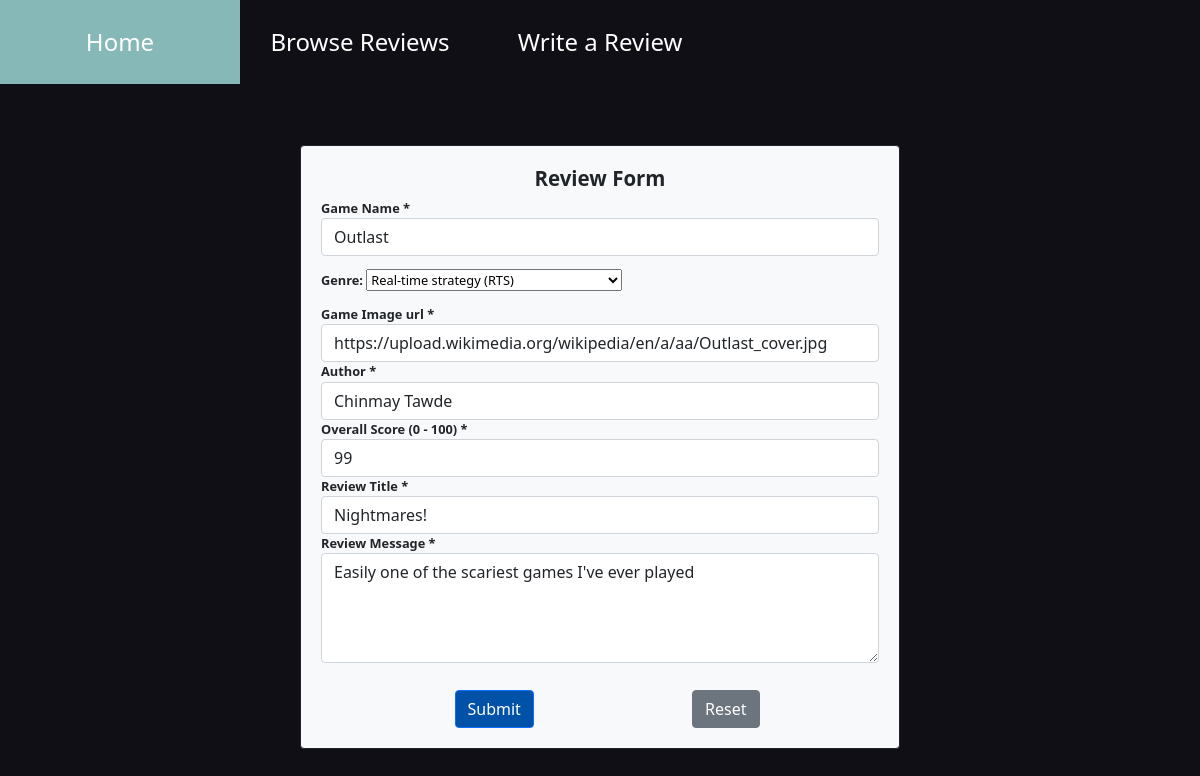
The app's page /update/6 with its own data.
### tables this page shows
CREATE TABLE "game_reviews" (
	"id"	INTEGER,
	"name"	TEXT NOT NULL,
	"genre"	TEXT,
	"image_url"	TEXT,
	"author"	TEXT NOT NULL,
	"review_date"	TEXT,
	"review_title"	TEXT NOT NULL,
	"review_message"	TEXT NOT NULL,
	"overall_score"	NUMERIC,
	PRIMARY KEY("id")
);

### update.py (the view, shortened to what this page needs)
class Update(MethodView):
    def get(self, id):
        model = gbmodel.get_model()
        row = model.selectById(id)
        review = dict(review_id = row[0], gameName = row[1], genre = row[2], image_url = row[3], author = row[4],  review_date = row[5],
                    review_title = row[6], review_message = row[7], overall_score = row[8])
        return render_template('update.html', review=review)

### gbmodel/__init__.py (called while the page is built)
def get_model():
    return appmodel

### gbmodel/model_sqlite3.py (called while the page is built)
    def selectById(self, id):
        connection = sqlite3.connect(DB_FILE)
        cursor = connection.cursor()
        params = {'id': id}
        cursor.execute("SELECT id, name, genre, image_url, author, review_date, review_title, review_message, overall_score FROM game_reviews WHERE id = :id", params)
        return cursor.fetchone()

### templates/update.html (shortened to what this page needs)
{% extends "layout.html" %}
{% block content %}
    <div class="row justify-content-center formContainer">
        <form class="border border-dark rounded" action="{{ url_for('update') }}" method="post">
          <h1 class="mb-2"> <strong>Review Form</strong> </h1>
          <div class="form-group">
            <label for="gameName"> <b>Game Name *</b> </label>
            <input type="text" class="form-control col-lg-12" id="gameName" name="gameName" value="{{review.gameName}}" required>
          </div>
          <div class="form-group">
            <label class="genreLabel" for="genre"> <b>Genre:</b> </label>
            <select name="genre" id="genre" value="{{review.genre}}">
              <option value="Real-time strategy (RTS)">Real-time strategy (RTS)</option>
            </select>
          </div>
          <div class="form-group">
            <label for="imageUrl"><b>Game Image url *</b> </label>
            <input type="text" class="form-control" id="imageUrl" name="image_url" value="{{review.image_url}}" required>
          </div>
          <div class="form-group">
            <label for="author"> <b>Author *</b> </label>
            <input type="text" class="form-control col-lg-12" id="author" name="author" value="{{review.author}}" required>
          </div>
          <div class="form-group">
            <label for="overall_score"> <b>Overall Score (0 - 100) *</b> </label>
            <input type="number" min="0" max ="100" class="form-control col-lg-12" id="overall_score" name="overall_score" value="{{review.overall_score}}" required>
          </div>
          <div class="form-group">
            <label for="reviewTitle"> <b>Review Title *</b> </label>
            <input type="text" class="form-control col-lg-12" id="reviewTitle" name="review_title" value="{{review.review_title}}" required>
          </div>
          <div class="form-group">
            <label for="reviewArea"><b>Review Message *</b> </label>
            <textarea class="form-control" id="reviewArea" rows="4" name="review_message" required>{{review.review_message}}</textarea>
          </div>
          <div class="form-group row">
            <div class="col">
              <button type="submit" value="Update" class="btn btn-primary btn-block">Submit</button>
            </div>
            <div class="col">
              <button type="reset" class="btn btn-secondary btn-block">Reset</button>
            </div>
          </div>
        </form>
      </div>
{% endblock %}

### templates/layout.html (shortened to what this page needs)
<!doctype html>
<html>
<link rel=stylesheet type=text/css href="{{ url_for('static', filename='style.css') }}">
<link rel=stylesheet type=text/css href="https://cdn.jsdelivr.net/npm/bootstrap@5.1.3/dist/css/bootstrap.min.css" rel="stylesheet">
<link rel="stylesheet" href="https://pro.fontawesome.com/releases/v5.10.0/css/all.css"/>
<div class=page>
    <nav>
        <ul class="navigation">
          <li><a href="/">Home</a></li>
          <li><a href="/review">Browse Reviews</a></li>
          <li><a href="/form">Write a Review</a></li>
        </ul>
      </nav>
    {% block content %}{% endblock %}
</div>
</html>

### static/style.css (style rules this page uses)
.navigation { display: flex; flex-flow: row wrap; list-style: none; margin: 0; padding: 0%; background: #110f16; }
.navigation li { width: 20%; text-align: center; }
.navigation a { text-decoration: none; display: block; padding: 1em; color: white; font-size: 1.5rem; }
a, a:hover { text-decoration: none; transition: color 0.3s ease-in-out; }
.formContainer { background: #110f16; }
.formContainer h1 { font-size: 1.6em; text-align: center; }
.formContainer form { font-size: 0.8em; margin-top: 5%; margin-bottom: 10%; padding: 20px; background-color: #f8f9fa; width: 600px; }
.btn.btn-primary { background-color: #0051a8; margin-top: 10%; margin-left: 50%; }
.btn.btn-secondary { margin-top: 10%; margin-left: 30%; }
.genreLabel { margin-top: 15px; margin-bottom: 15px; }

### records on screen
game_reviews: gameName "Outlast", genre "Real-time strategy (RTS)", image_url "https://upload.wikimedia.org/wikipedia/en/a/aa/Outlast_cover.jpg", author "Chinmay Tawde", overall_score "99", review_title "Nightmares!", review_message "Easily one of the scariest games I've ever played"
